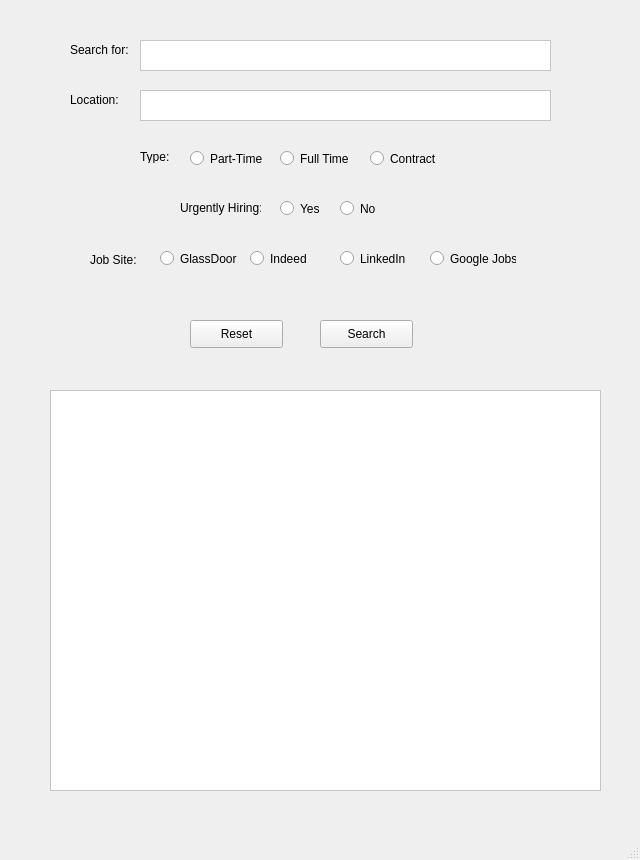
<?xml version="1.0" encoding="UTF-8"?>
<ui version="4.0">
 <class>MainWindow</class>
 <widget class="QMainWindow" name="MainWindow">
  <property name="geometry">
   <rect>
    <x>0</x>
    <y>0</y>
    <width>640</width>
    <height>860</height>
   </rect>
  </property>
  <property name="windowTitle">
   <string>MainWindow</string>
  </property>
  <widget class="QWidget" name="centralwidget">
   <widget class="QRadioButton" name="typeFulltime">
    <property name="geometry">
     <rect>
      <x>280</x>
      <y>150</y>
      <width>86</width>
      <height>17</height>
     </rect>
    </property>
    <property name="text">
     <string>Full Time</string>
    </property>
   </widget>
   <widget class="QRadioButton" name="radioButton_2">
    <property name="geometry">
     <rect>
      <x>340</x>
      <y>200</y>
      <width>41</width>
      <height>17</height>
     </rect>
    </property>
    <property name="text">
     <string>No</string>
    </property>
   </widget>
   <widget class="QPushButton" name="resetButton">
    <property name="geometry">
     <rect>
      <x>190</x>
      <y>320</y>
      <width>93</width>
      <height>28</height>
     </rect>
    </property>
    <property name="text">
     <string>Reset</string>
    </property>
   </widget>
   <widget class="QRadioButton" name="typeContract">
    <property name="geometry">
     <rect>
      <x>370</x>
      <y>150</y>
      <width>86</width>
      <height>17</height>
     </rect>
    </property>
    <property name="text">
     <string>Contract</string>
    </property>
   </widget>
   <widget class="QRadioButton" name="siteGlassdoor">
    <property name="geometry">
     <rect>
      <x>160</x>
      <y>250</y>
      <width>86</width>
      <height>17</height>
     </rect>
    </property>
    <property name="text">
     <string>GlassDoor</string>
    </property>
   </widget>
   <widget class="QTextEdit" name="searchBox_2">
    <property name="geometry">
     <rect>
      <x>140</x>
      <y>90</y>
      <width>411</width>
      <height>31</height>
     </rect>
    </property>
    <property name="styleSheet">
     <string notr="true">background-color:rgb(255, 255, 255)</string>
    </property>
   </widget>
   <widget class="QRadioButton" name="siteGoogle">
    <property name="geometry">
     <rect>
      <x>430</x>
      <y>250</y>
      <width>86</width>
      <height>17</height>
     </rect>
    </property>
    <property name="text">
     <string>Google Jobs</string>
    </property>
   </widget>
   <widget class="QPushButton" name="pushButton">
    <property name="geometry">
     <rect>
      <x>320</x>
      <y>320</y>
      <width>93</width>
      <height>28</height>
     </rect>
    </property>
    <property name="text">
     <string>Search</string>
    </property>
   </widget>
   <widget class="QLabel" name="label_5">
    <property name="geometry">
     <rect>
      <x>70</x>
      <y>90</y>
      <width>61</width>
      <height>20</height>
     </rect>
    </property>
    <property name="text">
     <string>Location:</string>
    </property>
   </widget>
   <widget class="QRadioButton" name="radioButton">
    <property name="geometry">
     <rect>
      <x>280</x>
      <y>200</y>
      <width>41</width>
      <height>17</height>
     </rect>
    </property>
    <property name="text">
     <string>Yes</string>
    </property>
   </widget>
   <widget class="QLabel" name="label">
    <property name="geometry">
     <rect>
      <x>90</x>
      <y>250</y>
      <width>61</width>
      <height>20</height>
     </rect>
    </property>
    <property name="text">
     <string>Job Site: </string>
    </property>
   </widget>
   <widget class="QLabel" name="label_2">
    <property name="geometry">
     <rect>
      <x>140</x>
      <y>150</y>
      <width>47</width>
      <height>13</height>
     </rect>
    </property>
    <property name="text">
     <string>Type:</string>
    </property>
   </widget>
   <widget class="QTextEdit" name="searchBox">
    <property name="geometry">
     <rect>
      <x>140</x>
      <y>40</y>
      <width>411</width>
      <height>31</height>
     </rect>
    </property>
    <property name="styleSheet">
     <string notr="true">background-color:rgb(255, 255, 255)</string>
    </property>
   </widget>
   <widget class="QRadioButton" name="siteLinkedin">
    <property name="geometry">
     <rect>
      <x>340</x>
      <y>250</y>
      <width>86</width>
      <height>17</height>
     </rect>
    </property>
    <property name="text">
     <string>LinkedIn</string>
    </property>
   </widget>
   <widget class="QLabel" name="label_4">
    <property name="geometry">
     <rect>
      <x>180</x>
      <y>200</y>
      <width>81</width>
      <height>16</height>
     </rect>
    </property>
    <property name="text">
     <string>Urgently Hiring:</string>
    </property>
   </widget>
   <widget class="QRadioButton" name="typeParttime">
    <property name="geometry">
     <rect>
      <x>190</x>
      <y>150</y>
      <width>86</width>
      <height>17</height>
     </rect>
    </property>
    <property name="text">
     <string>Part-Time</string>
    </property>
   </widget>
   <widget class="QLabel" name="label_3">
    <property name="geometry">
     <rect>
      <x>70</x>
      <y>40</y>
      <width>61</width>
      <height>20</height>
     </rect>
    </property>
    <property name="text">
     <string>Search for:</string>
    </property>
   </widget>
   <widget class="QRadioButton" name="siteIndeed">
    <property name="geometry">
     <rect>
      <x>250</x>
      <y>250</y>
      <width>86</width>
      <height>17</height>
     </rect>
    </property>
    <property name="text">
     <string>Indeed</string>
    </property>
   </widget>
   <widget class="QListWidget" name="listWidget">
    <property name="geometry">
     <rect>
      <x>50</x>
      <y>390</y>
      <width>551</width>
      <height>401</height>
     </rect>
    </property>
    <property name="styleSheet">
     <string notr="true">background-color:rgb(255, 255, 255)</string>
    </property>
   </widget>
  </widget>
  <widget class="QMenuBar" name="menubar">
   <property name="geometry">
    <rect>
     <x>0</x>
     <y>0</y>
     <width>640</width>
     <height>26</height>
    </rect>
   </property>
  </widget>
  <widget class="QStatusBar" name="statusbar"/>
 </widget>
 <resources/>
 <connections/>
</ui>
